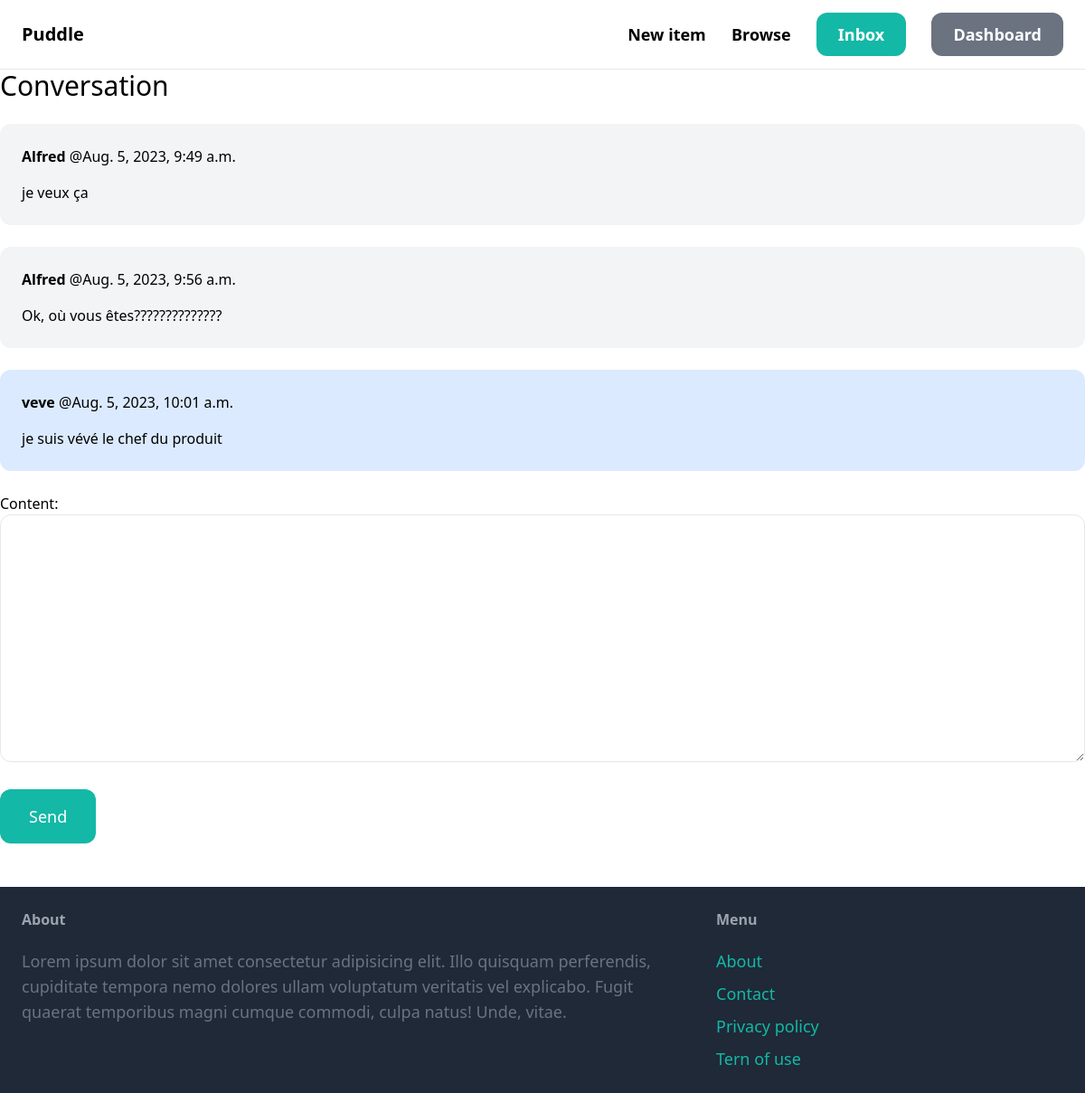
The app's page /inbox/5/ (signed in) with its own data.
### conversation/models.py (models this page shows)
class ConversationMessage(models.Model):
    conversation = models.ForeignKey(Conversation, related_name='messages', on_delete=models.CASCADE)
    content = models.TextField()
    created_at = models.DateTimeField(auto_now_add=True)
    created_by = models.ForeignKey(User, related_name='created_messages', on_delete=models.CASCADE)

### conversation/views.py (the view, shortened to what this page needs)
# urls.py: path('<int:pk>/', views.detail, name='detail'),
@login_required
def detail(request, pk):
    conversation = Conversation.objects.filter(members__in=[request.user.id]).get(pk=pk)
    form = ConversationMessageForm()  # Initialisez le formulaire ici
    return render(request, 'conversation/detail.html', {
        'conversation':conversation,
        'form': form,
    })

### conversation/forms.py
class ConversationMessageForm(forms.ModelForm):
    class Meta:
        model = ConversationMessage
        fields = ('content',)
        widgets = {
            'content': forms.Textarea(attrs={
                'class': 'w-full py-4 px-6 rounded-xl border'
            })
        }

### conversation/templates/conversation/detail.html (shortened to what this page needs)
{% extends 'core/base.html' %}
{% block content %}
<h1 class="mb-6 text-3xl">Conversation</h1>
<div class="space-y-6">
    {% for message in conversation.messages.all %}
            <div class="p-6 flex {% if message.created_by == request.user %}bg-blue-100{% else %} bg-gray-100{% endif %} rounded-xl">
                <div>
                    <p class="mb-4"><strong>{{ message.created_by.username }}</strong> @{{ message.created_at }}</p>
                    <p>{{ message.content }}</p>
                </div>
            </div>
    {% endfor %}
</div>
<form method="post" action="." class="mt-6">
    {{ form.as_p }}
    <br>
    <button class="py-4 px-8 text-lg bg-teal-500 hover:bg-teal-700 rounded-xl text-white">Send</button>
</form>
{% endblock %}

### records on screen
ConversationMessage: created_by.username "Alfred", created_at "Aug. 5, 2023, 9:49 a.m.", content "je veux ça"
ConversationMessage: created_by.username "Alfred", created_at "Aug. 5, 2023, 9:56 a.m.", content "Ok, où vous êtes??????????????"
ConversationMessage: created_by.username "veve", created_at "Aug. 5, 2023, 10:01 a.m.", content "je suis vévé le chef du produit"
